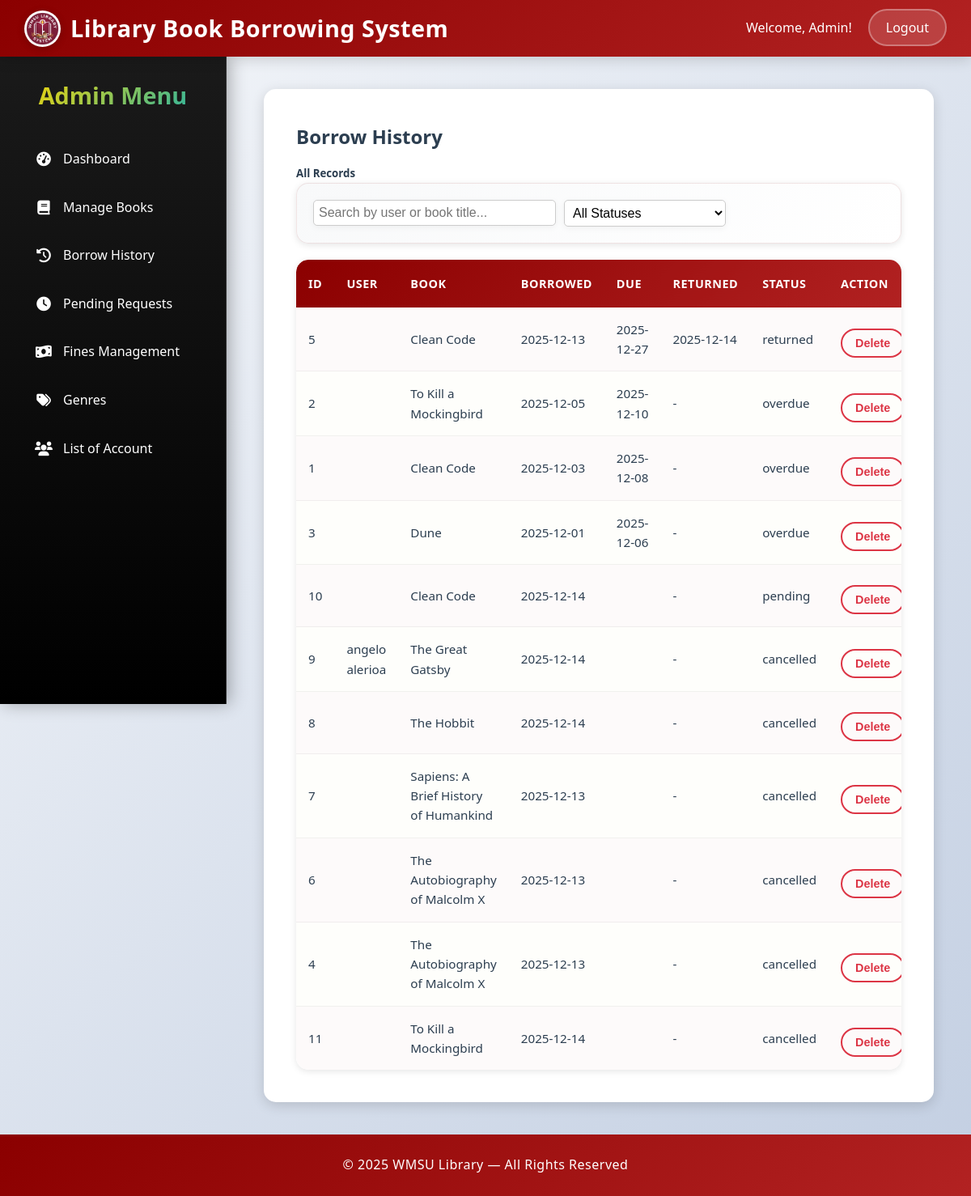
/admin/borrow_history.php (signed in), run on the app's committed database.
### tables this page shows
CREATE TABLE `borrow_history` (
  `id` int(11) NOT NULL,
  `user_id` int(11) NOT NULL,
  `book_id` int(11) NOT NULL,
  `copies_borrowed` int(11) NOT NULL DEFAULT 1,
  `status` enum('pending','approved','borrowed','returned','rejected','overdue','cancelled') NOT NULL DEFAULT 'pending',
  `request_date` date DEFAULT NULL,
  `borrow_date` date DEFAULT NULL,
  `due_date` date DEFAULT NULL,
  `return_date` date DEFAULT NULL
);

CREATE TABLE `books` (
  `id` int(11) NOT NULL,
  `title` varchar(255) NOT NULL,
  `author` varchar(255) NOT NULL,
  `genre` varchar(100) DEFAULT NULL,
  `publication_date` date DEFAULT NULL,
  `total_copies` int(11) NOT NULL DEFAULT 1,
  `available_copies` int(11) NOT NULL DEFAULT 1,
  `deleted` tinyint(1) DEFAULT 0
);

### admin/borrow_history.php (the view, shortened to what this page needs)
<?php
require_once __DIR__ . '/../classes/Audit.php';
$rows = $pdo->query('SELECT bh.*, CONCAT(u.first_name, " ", COALESCE(u.middle_name, ""), " ", u.last_name) AS full_name, b.title FROM borrow_history bh JOIN users u ON u.id=bh.user_id JOIN books b ON b.id=bh.book_id ORDER BY bh.borrow_date DESC')->fetchAll();
?>
<!DOCTYPE html>
<html lang="en">
<head>
    <link rel="stylesheet" href="../assets/css/custom.css">
    <link rel="stylesheet" href="https://cdnjs.cloudflare.com/ajax/libs/font-awesome/6.0.0/css/all.min.css">
</head>
<body>
    <header class="no-left-radius">
        <h1><img src="../image/WMSU.png" alt="WMSU Logo" style="border-radius: 50%;">Library Book Borrowing System</h1>
        <nav>
            <ul>
                <li>Welcome, Admin!</li>
                <li><a href="../logout.php" class="logout">Logout</a></li>
            </ul>
        </nav>
    </header>
    <main>
        <aside class="sidebar">
            <h2>Admin Menu</h2>
            <ul>
                <li><a href="dashboard.php"><i class="fas fa-tachometer-alt"></i>Dashboard</a></li>
                <li><a href="books.php"><i class="fas fa-book"></i>Manage Books</a></li>
                <li><a href="borrow_history.php"><i class="fas fa-history"></i>Borrow History</a></li>
                <li><a href="pending_requests.php"><i class="fas fa-clock"></i>Pending Requests</a></li>
                <li><a href="fines.php"><i class="fas fa-money-bill-wave"></i>Fines Management</a></li>
                <li><a href="genres.php"><i class="fas fa-tags"></i>Genres</a></li>
                <li><a href="students.php"><i class="fas fa-users"></i>List of Account</a></li>
            </ul>
        </aside>
        <div class="content">
        <section class="dashboard-section">
            <h2>Borrow History</h2>
            <h5 class='mt-3'>All Records</h5>
            <div class="search-bar" style="display: flex; gap: 10px; align-items: center; margin-bottom: 15px;">
                <input type="text" id="searchInput" placeholder="Search by user or book title..." style="padding: 6px; border: 1px solid #ccc; border-radius: 5px; flex: 1; max-width: 300px;">
                <select id="statusFilter" style="padding: 6px; border: 1px solid #ccc; border-radius: 5px; max-width: 200px;">
                    <option value="">All Statuses</option>
                </select>
            </div>
            <div class="table-container">
                <table class='table table-striped' id="historyTable">
                    <thead>
                        <tr>
                            <th>ID</th>
                            <th>User</th>
                            <th>Book</th>
                            <th>Borrowed</th>
                            <th>Due</th>
                            <th>Returned</th>
                            <th>Status</th>
                            <th>Action</th>
                        </tr>
                    </thead>
                    <tbody>
                        <?php foreach($rows as $r): ?>
                            <tr>
                                <td><?=$r['id']?></td>
                                <td><?=htmlspecialchars($r['full_name'])?></td>
                                <td><?=htmlspecialchars($r['title'])?></td>
                                <td><?=$r['borrow_date'] ?: $r['request_date'] ?: '-'?></td>
                                <td><?=$r['due_date']?></td>
                                <td><?=$r['return_date']?: '-'?></td>
                                <td><?=$r['status']?></td>
                                <td>
                                    <button class='btn btn-sm btn-danger delete-btn' data-id='<?=$r['id']?>' data-title='<?=htmlspecialchars($r['full_name'])?> - <?=htmlspecialchars($r['title'])?>'>Delete</button>
                                </td>
                            </tr>
                        <?php endforeach; ?>
                    </tbody>
                </table>
            </div>
        </section>
        </div>
    </main>
    <footer>
        © 2025 WMSU Library — All Rights Reserved
    </footer>
</body>
</html>

### data on the page
borrow_history: id "5", book.title "Clean Code", borrow_date "2025-12-13", due_date "2025-12-27", return_date "2025-12-14", status "returned"
borrow_history: id "2", book.title "To Kill a Mockingbird", borrow_date "2025-12-05", due_date "2025-12-10", return_date "-", status "overdue"
borrow_history: id "1", book.title "Clean Code", borrow_date "2025-12-03", due_date "2025-12-08", return_date "-", status "overdue"
borrow_history: id "3", book.title "Dune", borrow_date "2025-12-01", due_date "2025-12-06", return_date "-", status "overdue"
borrow_history: id "10", book.title "Clean Code", request_date "2025-12-14", return_date "-", status "pending"
borrow_history: id "9", full_name "angelo alerioa", book.title "The Great Gatsby", request_date "2025-12-14", return_date "-", status "cancelled"
borrow_history: id "8", book.title "The Hobbit", request_date "2025-12-14", return_date "-", status "cancelled"
borrow_history: id "7", book.title "Sapiens: A Brief History of Humankind", request_date "2025-12-13", return_date "-", status "cancelled"
borrow_history: id "6", book.title "The Autobiography of Malcolm X", request_date "2025-12-13", return_date "-", status "cancelled"
borrow_history: id "4", book.title "The Autobiography of Malcolm X", request_date "2025-12-13", return_date "-", status "cancelled"
borrow_history: id "11", book.title "To Kill a Mockingbird", request_date "2025-12-14", return_date "-", status "cancelled"
